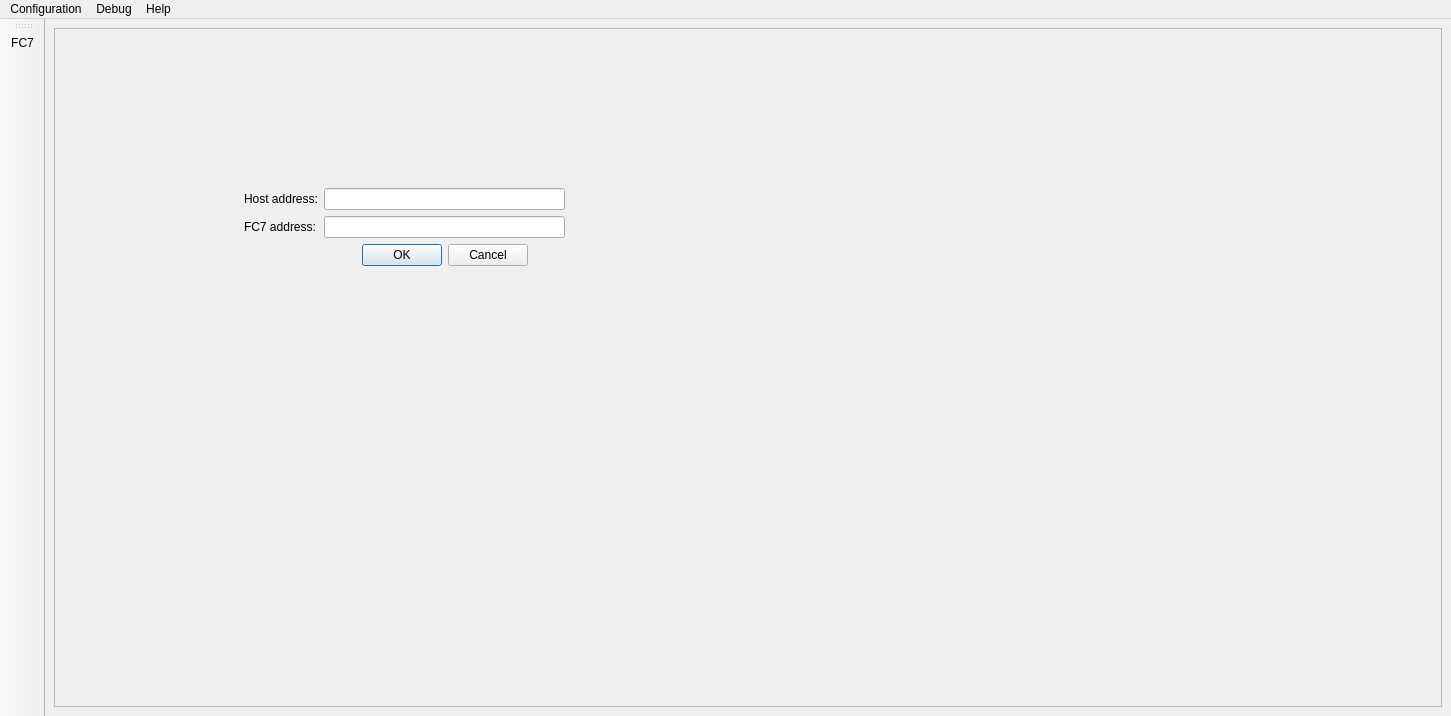
<?xml version="1.0" encoding="UTF-8"?>
<ui version="4.0">
 <class>setupFC7</class>
 <widget class="QMainWindow" name="setupFC7">
  <property name="geometry">
   <rect>
    <x>0</x>
    <y>0</y>
    <width>1451</width>
    <height>716</height>
   </rect>
  </property>
  <property name="windowTitle">
   <string>setupFC7</string>
  </property>
  <widget class="QWidget" name="centralwidget">
   <layout class="QVBoxLayout" name="verticalLayout">
    <item>
     <widget class="QFrame" name="frame">
      <property name="frameShape">
       <enum>QFrame::StyledPanel</enum>
      </property>
      <property name="frameShadow">
       <enum>QFrame::Raised</enum>
      </property>
      <widget class="QWidget" name="formLayoutWidget">
       <property name="geometry">
        <rect>
         <x>190</x>
         <y>160</y>
         <width>321</width>
         <height>89</height>
        </rect>
       </property>
       <layout class="QFormLayout" name="formLayout">
        <item row="0" column="0">
         <widget class="QLabel" name="label">
          <property name="text">
           <string>Host address:</string>
          </property>
          <property name="buddy">
           <cstring>label</cstring>
          </property>
         </widget>
        </item>
        <item row="0" column="1">
         <widget class="QLineEdit" name="lineEdit"/>
        </item>
        <item row="1" column="0">
         <widget class="QLabel" name="label_2">
          <property name="text">
           <string>FC7 address:</string>
          </property>
         </widget>
        </item>
        <item row="1" column="1">
         <widget class="QLineEdit" name="lineEdit_2"/>
        </item>
        <item row="2" column="1">
         <widget class="QDialogButtonBox" name="buttonBox">
          <property name="standardButtons">
           <set>QDialogButtonBox::Cancel|QDialogButtonBox::Ok</set>
          </property>
          <property name="centerButtons">
           <bool>true</bool>
          </property>
         </widget>
        </item>
       </layout>
      </widget>
     </widget>
    </item>
   </layout>
  </widget>
  <widget class="QMenuBar" name="menubar">
   <property name="geometry">
    <rect>
     <x>0</x>
     <y>0</y>
     <width>1451</width>
     <height>22</height>
    </rect>
   </property>
   <widget class="QMenu" name="menuConffiguration">
    <property name="title">
     <string>Configuration</string>
    </property>
    <addaction name="actionFC7"/>
   </widget>
   <widget class="QMenu" name="menuDebug">
    <property name="title">
     <string>Debug</string>
    </property>
    <addaction name="actionlog"/>
   </widget>
   <widget class="QMenu" name="menuHelp_2">
    <property name="title">
     <string>Help</string>
    </property>
    <addaction name="actionSetting_up_the_FC7"/>
   </widget>
   <addaction name="menuConffiguration"/>
   <addaction name="menuDebug"/>
   <addaction name="menuHelp_2"/>
  </widget>
  <widget class="QToolBar" name="toolBar">
   <property name="windowTitle">
    <string>toolBar</string>
   </property>
   <attribute name="toolBarArea">
    <enum>LeftToolBarArea</enum>
   </attribute>
   <attribute name="toolBarBreak">
    <bool>false</bool>
   </attribute>
   <addaction name="actionFC7_2"/>
  </widget>
  <action name="actionFC7">
   <property name="text">
    <string>FC7</string>
   </property>
   <property name="statusTip">
    <string>Steps to set up the FC7</string>
   </property>
  </action>
  <action name="actionHybride">
   <property name="text">
    <string>Hybride</string>
   </property>
  </action>
  <action name="actionlog">
   <property name="text">
    <string>log</string>
   </property>
  </action>
  <action name="actionSetting_up_the_FC7">
   <property name="text">
    <string>Setting up the FC7...</string>
   </property>
  </action>
  <action name="actionFC7_2">
   <property name="checkable">
    <bool>false</bool>
   </property>
   <property name="enabled">
    <bool>true</bool>
   </property>
   <property name="text">
    <string>FC7</string>
   </property>
  </action>
 </widget>
 <resources/>
 <connections/>
</ui>
